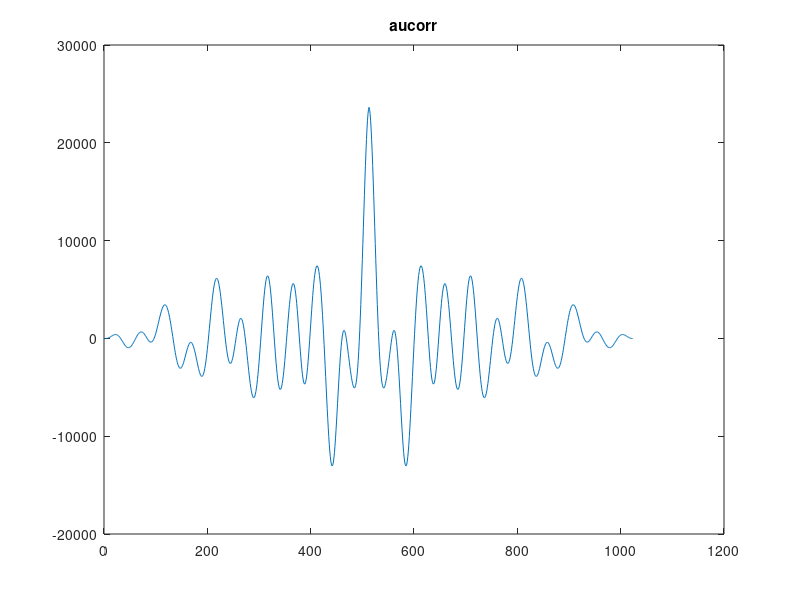
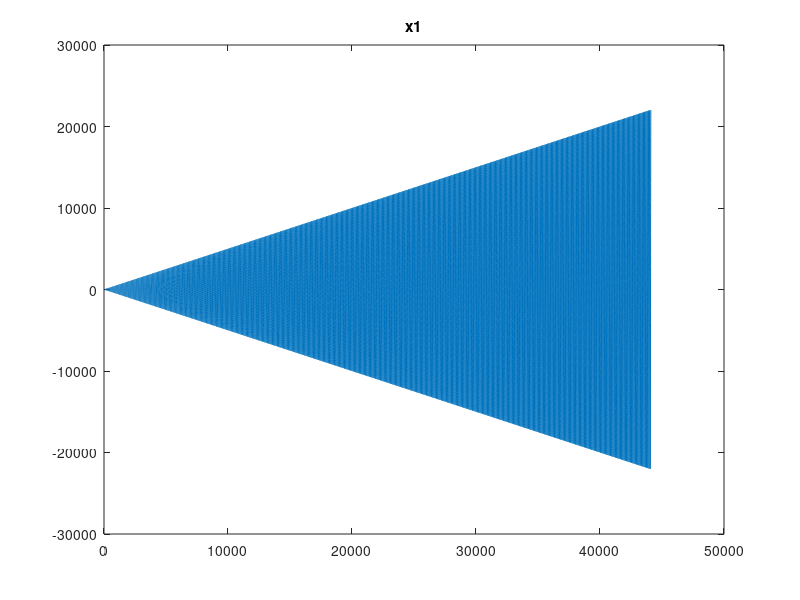
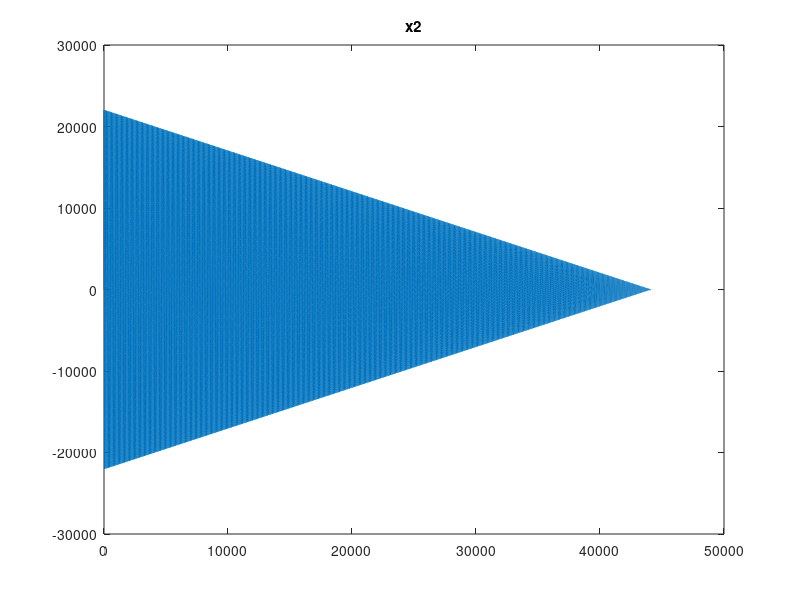
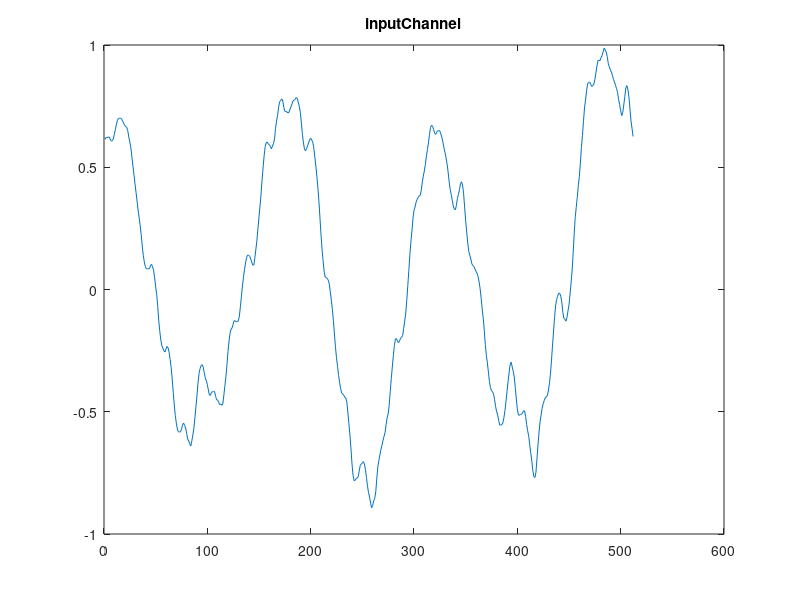

The MATLAB script that drew these images, in order: (Note: this script raises an error after producing the figures.)
clear all;
clc;
close all;

fileID = fopen('aucorr.txt');
D = textscan(fileID,'%f','Delimiter','\n','CollectOutput', true);
figure
plot(D{1})
aucorr = D{1};
title('aucorr');


fileID = fopen('x1.txt');
D = textscan(fileID,'%f','Delimiter','\n','CollectOutput', true);
figure
plot(D{1})
x1 = D{1};
title('x1');

fileID = fopen('x2.txt');
D = textscan(fileID,'%f','Delimiter','\n','CollectOutput', true);
figure
plot(D{1})
x2 = D{1};
title('x2');

fileID = fopen('inputChannel.txt');
D = textscan(fileID,'%f','Delimiter','\n','CollectOutput', true);
figure
plot(D{1})
inputData = D{1};
title('inputChannel');

fileID = fopen('writtenAudio_SC.txt');
D = textscan(fileID,'%f','Delimiter','\n','CollectOutput', true);
figure
plot(D{1})
writtenAudio = D{1};
title('writtenAudio');

[ACFAudio, fs] = audioread ('ACFAudio.wav');
ACFAudio = ACFAudio(1:512*5);

% disp ( 'Sum of differce for written and read Audio is ' );
% disp ( sum ( writtenAudio - ACFAudio ) );

matAucorr = xcorr(ACFAudio, ACFAudio );
figure 
plot(matAucorr); title( 'matAucorr' );

ACFLen = 2*length(ACFAudio) - 1;
myAucorr = zeros( 1, ACFLen );
x1       = myAucorr;
x2       = myAucorr;

x1( 1:length(ACFAudio)   ) = ACFAudio;
x2( length(ACFAudio):end ) = ACFAudio;

for i = 1:length(x2)
    for k = 1:length(x2)
        myAucorr(i) = myAucorr(i) + x1(k)*x2(k);
    end
    x1 = circshift( x1, [1 1] );
end

sum ( myAucorr' - matAucorr )
% for (int ii=0; ii<x2.size(); ii++)
%         {
%             for (int kk=0; kk<x2.size(); kk++) {
%                 aucorr[ii]+=x1[kk]*x2[kk];
%             }
%             std::rotate(x2.begin(),x2.end()-1,x2.end());
%         }

y = [1:10,9:-1:1,2:10];
y = [10:-1:1,2:10,9:-1:1];
a = diff(y);
for i = 1: length(a) - 1
    if ( (a(i) <= 0 && a(i+1) <= 0 ) || ( a(i) >= 0 && a(i+1) >= 0 ) || ( a(i) <= 0 && a(i+1) >= 0 ) )
      continue;
    else
       break;
    end
end

if ( i~= length(a) - 1)
    disp (i+1);
end
